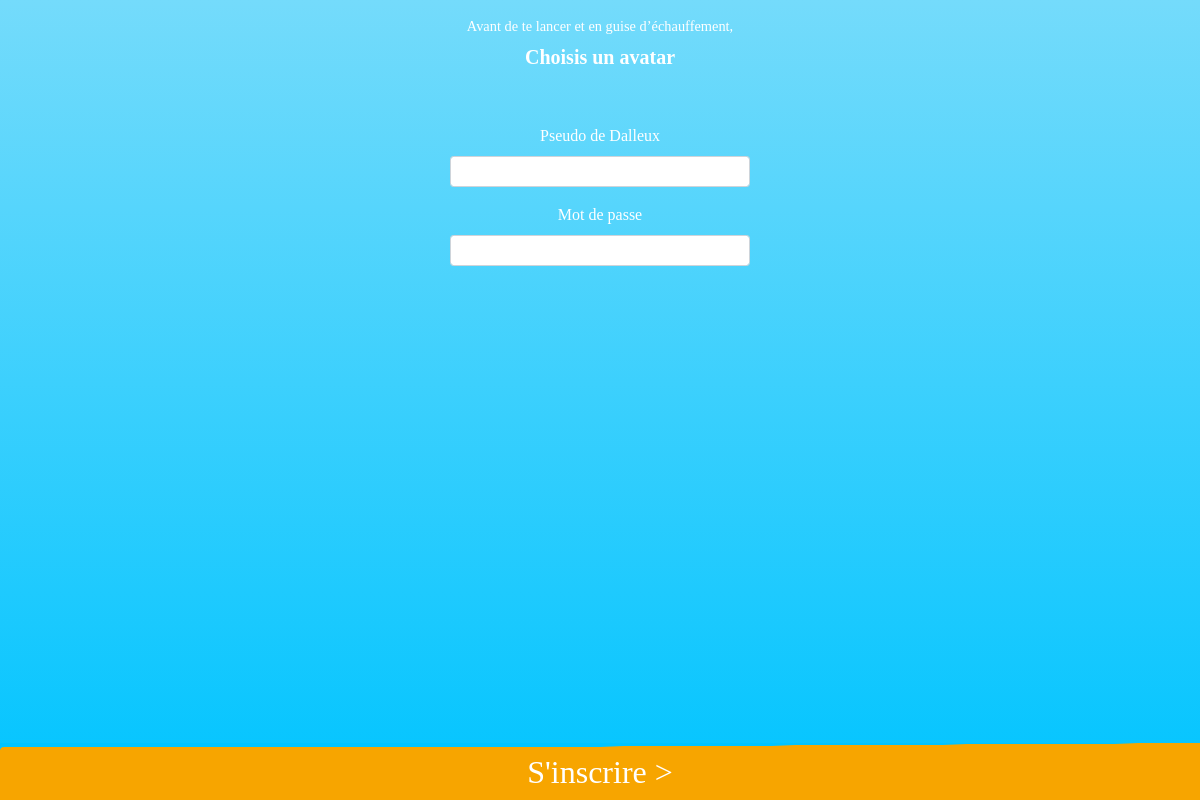
Before: /index.php?p=inscription with the older database file.
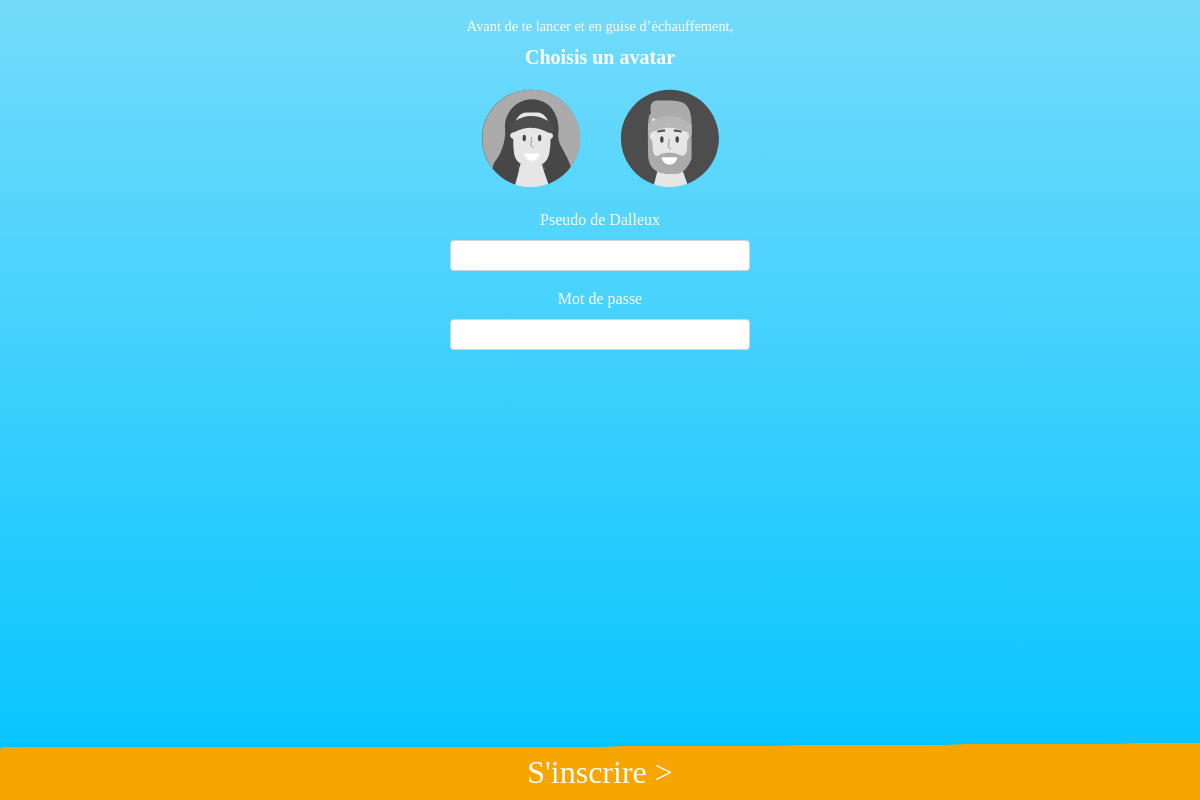
After: the same page with the newer database file.
### tables this page shows
CREATE TABLE `avatar` (
  `id` int(11) NOT NULL,
  `url` varchar(255) NOT NULL,
  `genre` char(1) DEFAULT NULL
);

### index.php (called while the page is built, shortened)
<?php
include_once('models/BddConnect.php');
include_once("controller/AvatarController.php");
if (isset($_REQUEST['p'])) {
	$page = $_REQUEST['p'];
} else {
	$page = null;
}
switch($page){
	case 'inscription':
		$listAvatar = getAllAvatar();
		break;
}
include_once('layouts/layout.php');

### models/BddConnect.php (called while the page is built, shortened)
<?php
class BddConnect
{
	private static $instance;
	private $type = "mysql";
	private $host = "localhost";
	private $dbname = "ladallemove";
	private $username = "root";
	private $password = '';
	private $dbh;
	private function __construct()
	{
		try{
			$this->dbh = new PDO(
				$this->type.':host='.$this->host.';dbname='.$this->dbname,
				$this->username,
				$this->password,
				array(PDO::ATTR_PERSISTENT => true)
			);
			$this->dbh->setAttribute(PDO::ATTR_ERRMODE, PDO::ERRMODE_EXCEPTION);
			$this->dbh->exec("set names 'utf8';");
		}
		catch(PDOException $e){
			echo "<div class='error'>Erreur !: ".$e->getMessage()."</div>";
			die();
		}
	}
	public static function getInstance()
	{
		if (!self::$instance instanceof self)
		{
			self::$instance = new self;
		}
		return self::$instance;
	}
	public function getDbh()
	{
		return $this->dbh;
	}
}

### models/Avatar.php (called while the page is built, shortened)
<?php
class Avatar {
	private $connect;
	protected $url;
	protected $genre;
	public function __construct()
	{
		$db = BddConnect::getInstance();
		$this->connect = $db->getDbh();
	}
	public function getAllAvatar(){
		try{
			$req = $this->connect->prepare("SELECT id, url, genre FROM avatar");
			$req->execute();
			$req->setFetchMode( PDO::FETCH_OBJ);
			$listAvatar = array();
			while($obj= $req->fetch()){
				$avatar = new Avatar();
				$avatar->setId($obj->id);
				$avatar->setUrl($obj->url);
				$avatar->setGenre($obj->genre);
				$listAvatar[]= $avatar;
			}
			return $listAvatar;
		}catch(PDOException $e){
			return null;
		}
	}
	public function getUrl() {
		return $this->url;
	}
	public function setUrl( $url ) {
		$this->url = $url;
	}
	public function getGenre()
	{
		return $this->genre;
	}
	public function setGenre($genre)
	{
		$this->genre = $genre;
		return $this;
	}
}

### controller/AvatarController.php (called while the page is built, shortened)
<?php
include_once('./models/Avatar.php');
function getAllAvatar(){
	$avatar = new Avatar();
	$listAvatar = $avatar->getAllAvatar();
	return $listAvatar;
}

### views/inscription.php (the view, shortened to what this page needs)
<div class="container-fluid p-0 bg-bleu">
    <div class="row">
        <div class="col-12"  style="height:100vh;">
            <p class="text-center texte-blanc mt-3 mb-1">Avant de te lancer et en guise d’échauffement,</p>
            <p class="text-center texte-blanc mb-1" style="font-size: 20px;"><strong>Choisis un avatar</strong></p>
            <form action="index.php?p=signIn" method="post" class='text-center'>
                <?php foreach($listAvatar as $avatar){?>
                    <div class="form-check form-check-inline my-2">
                        <label for="<?php echo $avatar->getGenre(); ?>"><img src="<?php echo $avatar->getUrl(); ?>"  alt="" style="width: 110px;"></label>
                    </div>
                <?php } ?>
                <div class="form-group text-center text-white px-4">
                    <label for="pseudo">Pseudo de Dalleux</label>
                    <input type="text" class="form-control mb-3 mx-auto form-control-sm" style="max-width: 300px;" name="pseudo" required>
                    <label for="password">Mot de passe</label>
                    <input type="password" class="form-control mb-3 mx-auto form-control-sm" style="max-width: 300px;" name="password" required>
                </div>
                <div class="fixed-bottom">
                    <div class="button-orange text-center">
                        <input type="submit" class="btn btl-lg btn-block btn-submit pt-0" value="S'inscrire >" style="color: white; font-size: 2rem;">
                    </div>
                </div>
            </form>
        </div>
    </div>
</div>

### layouts/layout.php (shortened to what this page needs)
<!doctype html>
<html lang="fr">
<head>
	<link rel="stylesheet" href="https://stackpath.bootstrapcdn.com/bootstrap/4.1.3/css/bootstrap.min.css">
    <link rel="stylesheet" href="https://use.fontawesome.com/releases/v5.5.0/css/all.css">
    <link rel="stylesheet" href="web/css/animate.css">
    <link rel="stylesheet" href="web/css/style.css">
</head>
<body>
<?php include($vue); ?>
</body>
</html>

### web/css/style.css (style rules this page uses)
html { height: 100%; }
.bg-bleu { background: linear-gradient(0deg, #00C4FF, #74DBFB); }
.btn-submit { padding-top: 3%; background-color: #F7A500; }
html { height: 100%; width: 100%; overflow-x: hidden !important; overflow-y: hidden !important; }
body { margin: 0; font-family: "Circe"; min-height: 100%; height: 100%; width: 100%; font-family: "Circe" !important; overflow-x: hidden !important; overflow-y: hidden !important; }
p { font-size: 0.9rem; }
input[type="radio"]+label { display: block; transition: all 0.2s ease-in-out; }
input[type="radio"]:not(:checked)+label { filter: grayscale(100%); }
.button-orange { background-color: #F7A500; height: 50px; display: flex; align-items: center; justify-content: center; }
p.texte-blanc { color: white; }

Changed rows visible on the page:
now on this page (row edited): avatar: url (picture)
now on this page (row edited): avatar: url (picture)
